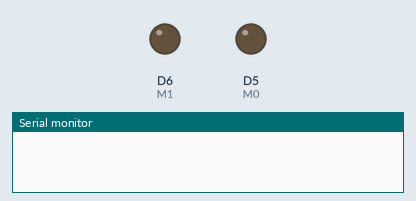
The sketch below on a simulated ESP8266 (NodeMCU). Shown: output pins drawn as LEDs (lit = HIGH), the last lines printed to the serial monitor. The modem accepts every AT command (registered, SIM ready, sends succeed) and sends nothing else.

Above: at 0.0 s.
At 2.1 s:
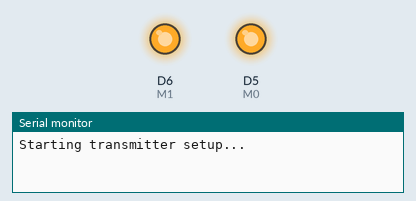
Timing chart, 0 to 5.6 s (numbered marks = the images above):
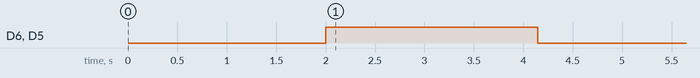

The sketch:

sketch_jun2b.ino
```cpp
#include <SoftwareSerial.h>
#include <ESP8266WiFi.h>

SoftwareSerial mySerial(D2, D1); // RX, TX

void setup() {
  Serial.begin(9600);
  delay(2000); // Wait for Serial to initialize
  Serial.println("Starting transmitter setup...");

  // Disable WiFi to reduce SoftwareSerial interference
  WiFi.mode(WIFI_OFF);

  mySerial.begin(9600);
  pinMode(D5, OUTPUT); // M0
  pinMode(D6, OUTPUT); // M1

  // Set to configuration mode (M0 = 1, M1 = 1)
  digitalWrite(D5, HIGH);
  digitalWrite(D6, HIGH);
  delay(1000);
  Serial.println("Entered configuration mode");

  // Configure module: Address 0x0000, 9600 baud, 2.4kbps, 915 MHz (CHAN 0x17), 30dBm
  byte config[] = {0xC0, 0x00, 0x00, 0x1A, 0x17, 0x00}; // HEAD, ADDH, ADDL, SPED, CHAN, OPTION
  mySerial.write(config, 6);
  delay(1000);
  Serial.println("Configuration sent");

  // Read configuration to verify
  byte readCmd[] = {0xC1, 0xC1, 0xC1};
  mySerial.write(readCmd, 3);
  delay(100);
  Serial.print("Configuration response: ");
  while (mySerial.available()) {
    Serial.print("0x");
    Serial.print(mySerial.read(), HEX);
    Serial.print(" ");
  }
  Serial.println();

  // Switch to normal mode (M0 = 0, M1 = 0)
  digitalWrite(D5, LOW);
  digitalWrite(D6, LOW);
  delay(1000);
  Serial.println("Transmitter ready (normal mode)");
}

void loop() {
  // Send message "hello" to address 0x0000, channel 0x17
  byte message[] = {0x00, 0x00, 0x17, 'h', 'e', 'l', 'l', 'o'};
  mySerial.write(message, 8); // 3 bytes (ADDH, ADDL, CHAN) + 5 bytes ("hello")
  Serial.println("Sent: hello");
  delay(2000); // Send every 2 seconds
}
```
